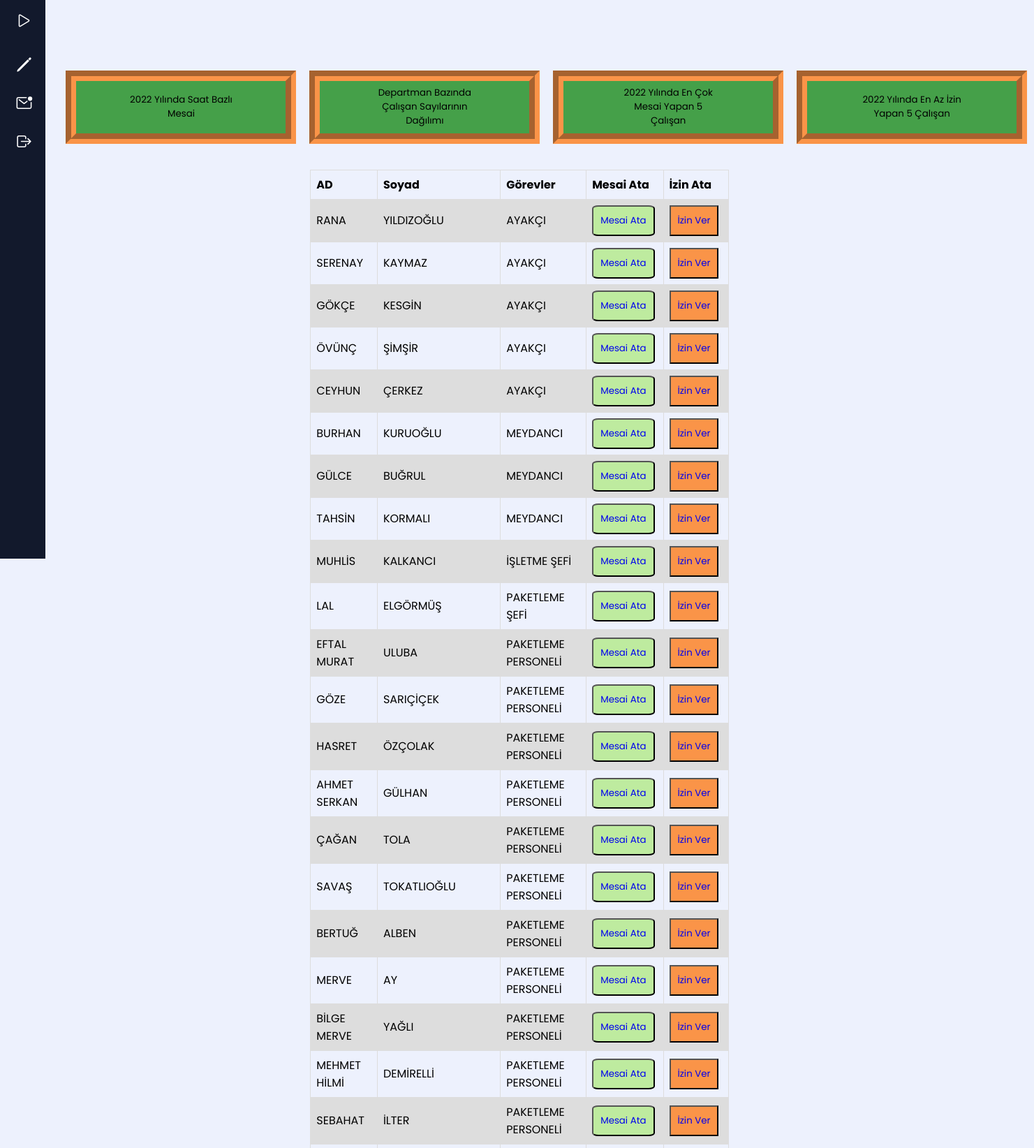
/personelbilgileri.php (upper part), run on the app's committed database.
### tables this page shows
CREATE TABLE `personeller` (
  `personel_id` int(11) NOT NULL,
  `ad` varchar(100) NOT NULL,
  `soyad` varchar(1000) NOT NULL,
  `gorevler` varchar(100) NOT NULL,
  `maas_ocak` int(11) NOT NULL,
  `maas_subat` int(11) NOT NULL,
  `maas_mart` int(11) NOT NULL,
  `maas_nisan` int(11) NOT NULL,
  `maas_mayis` int(11) NOT NULL,
  `maas_haziran` int(11) NOT NULL,
  `maas_temmuz` int(11) NOT NULL,
  `maas_agustos` int(11) NOT NULL,
  `maas_eylul` int(11) NOT NULL,
  `maas_ekim` int(11) NOT NULL,
  `maas_kasim` int(11) NOT NULL,
  `maas_aralik` int(11) NOT NULL
);

### personelbilgileri.php (the view, shortened to what this page needs)
<?php session_start(); include 'db.php';
$sorguindex = $baglanti->query("SELECT ad,soyad,gorevler FROM personeller");
?>
<!DOCTYPE html>
<html lang="tr">
<head>
  <link rel="stylesheet" href="styles/personelbilgileri.css">
</head>
<body>
  <div class="sidebar">
      <div class="check">
          <label for="side"><ion-icon name="play-outline"></ion-icon> </label>
          <span>Yorka Tekstil</span>
      </div>
      <div class="links">
          <a class="link" href="mesaiata.php"><ion-icon name="pencil-outline"></ion-icon> <span id="name">Mesai Ata</span></a>
          <a class="link" href="izinistekleri.php"><ion-icon name="mail-unread-outline"></ion-icon> <span id="name">İzin İstekleri</span></a>
          </div>
          <a class="link" href="logout.php"><ion-icon name="log-out-outline"></ion-icon> <span id="name">Çıkış</span></a>
      </div>
  <br>
  <div class="grfbtn" style="margin-left:1cm; margin-top:1cm; height:180px;  6px; "><a href="grafik.php"></a>
             <form action="grafik.php" target="_blank" , method="post">
             <button tpye="submit" id="grf" style="padding: 1cm 2cm;">2022 Yılında Saat Bazlı Mesai<a href="grafik.php"></a></button>
            </form>
            <form action="grafik2.php" target="_blank", method="post">
            <button tpye="submit" id="grf" style="padding: 1cm 2cm;">Departman Bazında Çalışan Sayılarının Dağılımı<a href="grafik.php"></a></button>
            </form>
            <form action="grafik3.php" target="_blank" , method="post">
            <button tpye="submit" id="grf" style="padding: 1cm 2cm;">2022 Yılında En Çok Mesai Yapan 5 Çalışan<a href="grafik.php"></a></button>
            </form>
<form action="grafik4.php"  target="_blank", method="post">
<button tpye="submit" id="grf" style="padding: 1cm 2cm;">2022 Yılında En Az İzin Yapan 5 Çalışan<a href="grafik.php"></a></button>
</form>
</div>
<table style="margin-left: 30%;">
  <tr>
    <th width="150px">AD</th>
    <th width="150px">Soyad</th>
    <th width="150px">Görevler</th>
    <th width="85px">Mesai Ata</th>
    <th width="85px">İzin Ata</th>
  </tr>
  <tr>
    <?php while($ciktiper = $sorguindex->fetch(PDO::FETCH_ASSOC)){ ?>
    <td><?=$ciktiper['ad'] ?> </td>
    <td><?=$ciktiper['soyad'] ?></td>
    <td><?=$ciktiper['gorevler'] ?></td>
    <td width="3900px" ><button style="background-color: #BEEB9F; padding: 10px; border-radius: 10%;" p value="Mesai"><a style="text-decoration: none;" href="mesaiata.php?mesai=on">Mesai Ata</a></button></td>
    <td width=3900px"><button style="background-color: #FA9448; padding:10px ; border-radius 10%;"   value="İzin"><a style="text-decoration: none;" href="izinistekleri.php?izin=on">İzin Ver</a></button></td>
  </tr>
<?php } ?>
</table>
</body>
</html>

### styles/personelbilgileri.css (style rules this page uses)
:root { --bodybg: #edf1fd; --first-color: #0C5DF4; --bg-color: #12192C; }
* { padding: 0; margin: 0; box-sizing: border-box; font-family: 'Poppins', sans-serif; }
body { min-height: 120vh; background: var(--bodybg) !important; min-width: 320px; font-family: 'Poppins', sans-serif; }
.sidebar { position: fixed; z-index:99999; display: inline-block; width: 270px; background-color: var(--bg-color); height: 100vh; padding: 0 12px ; overflow: hidden; overflow-y: scroll; transition: width .5s ; }
.sidebar .check { position: relative; height: 60px; transition: width .5s ; z-index: 1; color: #fff; width: 255px; display: flex; align-items: center; }
.sidebar ion-icon { font-size: 25px; padding: 10px 10px 10px 10px; border-radius: 8px; transition: all .3s; }
.sidebar .check label ion-icon { transform: rotate(180deg); transition: all .5s; }
.sidebar .check label { color: #fff; cursor: pointer; margin-top: 5px; }
.sidebar .check span { font-size: 27px; font-family: 'Allura', cursive; padding: 10px ; }
.sidebar .link { position: relative; display: flex; align-items: center; width: 245px; font-size: 14px; margin: 10px 0; border-radius: 8px ; color: #fff; transition: all .2s; cursor: pointer; text-decoration: none; }
.sidebar .link #name { padding-left: 10px; }
#side:checked ~ .sidebar { width: 65px; display: inline-block; }
#side:checked ~ .sidebar .check ion-icon { transform: rotate(0deg); transition: all .5s; }

### personelbilgileri.php (style rules this page uses)
.grfbtn { display: flex ; padding: 1cm; margin-right: 5cm; cursor: pointer; font-family: ; }
.grfbtn #grf { margin-left: 0.5cm; text-align: center; line-height: normal; display: flex; align-items: center; background-color: gray; width: 330px; background-color: #45a049; border: 15px; border-color: #FA9448; border-style: groove; }
#grf { text-align: center; display: justify; width: 150px; height: 50px; }
table { font-family: "Roboto", sans-serif; border-collapse: collapse; width: 600px; margin: 0 auto; }
td, th { border: 1px solid #dddddd; text-align: left; padding: 8px; }
tr:nth-child(even) { background-color: #dddddd; }

### data on the page
personeller: ad "RANA", soyad "YILDIZOĞLU", gorevler "AYAKÇI"
personeller: ad "SERENAY", soyad "KAYMAZ", gorevler "AYAKÇI"
personeller: ad "GÖKÇE", soyad "KESGİN", gorevler "AYAKÇI"
personeller: ad "ÖVÜNÇ", soyad "ŞİMŞİR", gorevler "AYAKÇI"
personeller: ad "CEYHUN", soyad "ÇERKEZ", gorevler "AYAKÇI"
personeller: ad "BURHAN", soyad "KURUOĞLU", gorevler "MEYDANCI"
personeller: ad "GÜLCE", soyad "BUĞRUL", gorevler "MEYDANCI"
personeller: ad "TAHSİN", soyad "KORMALI", gorevler "MEYDANCI"
personeller: ad "MUHLİS", soyad "KALKANCI", gorevler "İŞLETME ŞEFİ"
personeller: ad "LAL", soyad "ELGÖRMÜŞ", gorevler "PAKETLEME ŞEFİ"
personeller: ad "EFTAL MURAT", soyad "ULUBA", gorevler "PAKETLEME PERSONELİ"
personeller: ad "GÖZE", soyad "SARIÇİÇEK", gorevler "PAKETLEME PERSONELİ"
personeller: ad "HASRET", soyad "ÖZÇOLAK", gorevler "PAKETLEME PERSONELİ"
personeller: ad "AHMET SERKAN", soyad "GÜLHAN", gorevler "PAKETLEME PERSONELİ"
personeller: ad "ÇAĞAN", soyad "TOLA", gorevler "PAKETLEME PERSONELİ"
personeller: ad "SAVAŞ", soyad "TOKATLIOĞLU", gorevler "PAKETLEME PERSONELİ"
personeller: ad "BERTUĞ", soyad "ALBEN", gorevler "PAKETLEME PERSONELİ"
personeller: ad "MERVE", soyad "AY", gorevler "PAKETLEME PERSONELİ"
personeller: ad "BİLGE MERVE", soyad "YAĞLI", gorevler "PAKETLEME PERSONELİ"
personeller: ad "MEHMET HİLMİ", soyad "DEMİRELLİ", gorevler "PAKETLEME PERSONELİ"
personeller: ad "SEBAHAT", soyad "İLTER", gorevler "PAKETLEME PERSONELİ"
